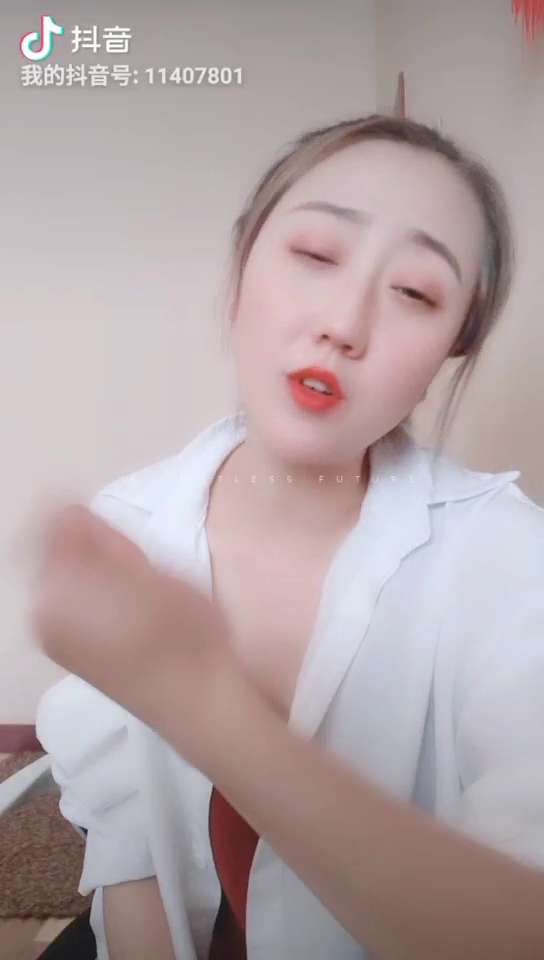
#> input picture frame 28 of 视频截取图片/38f98723f3525f0518537c1d36677cf1.mp4, 544 x 960 px
$ python '视频变图片帧.py'
#> lines starting #> are read from the running program, lines starting #| are printed output that depends on the picture
# @Time    : 2020/5/28 14:20
# @Author  : Libuda
# @FileName: 视频变图片帧.py
# @Software: PyCharm

import argparse
import os

import cv2


def parse_args():
    """
    Parse input arguments
    """
    parser = argparse.ArgumentParser(description='Process pic')
    parser.add_argument('--input', help='video to process', dest='input',
                        default="38f98723f3525f0518537c1d36677cf1.mp4", type=str)
    parser.add_argument('--output', help='pic to store', dest='output', default="./imgs", type=str)
    # default为间隔多少帧截取一张图片
    parser.add_argument('--skip_frame', dest='skip_frame', help='skip number of video', default=1,
                        type=int)  # 此处可更改提取帧的间隔
    args = parser.parse_args()  # 此处添加路径，input为输入视频的路径 ，output为输出存放图片的路径
    return args


def process_video(i_video, o_video, num):
#> called with i_video = '38f98723f3525f0518537c1d36677cf1.mp4', o_video = './imgs', num = 1
    cap = cv2.VideoCapture(i_video)
    num_frame = cap.get(cv2.CAP_PROP_FRAME_COUNT)
    expand_name = '.png'
    if not cap.isOpened():
        print("Please check the path.")
    cnt = 0
    count = 0
    while 1:
        ret, frame = cap.read()
#> frame is the input picture: shape (960, 544, 3); mean B, G, R 165.9, 163.9, 179
        cnt += 1
        # how
        # many
        # frame
        # to
        # cut
        if cnt % num == 0:
            count += 1
            print(frame)
#> (printed output is left out)
            frame = cv2.resize(frame, (128, 128))
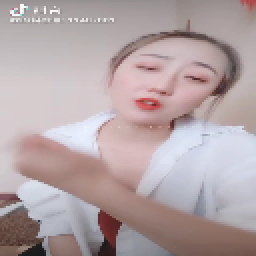
#> frame: shape (128, 128, 3) (shown 2 times larger); mean B, G, R 165.8, 163.8, 178.9
            cv2.imwrite(os.path.join(o_video, "shimei" + str(count) + expand_name), frame)
        if not ret:
            break


if __name__ == '__main__':
    args = parse_args()
    if not os.path.exists(args.output):
        os.makedirs(args.output)
    print('Called with args:')
    print(args)
    process_video(args.input, args.output, args.skip_frame)

$ run again, starting later in the video
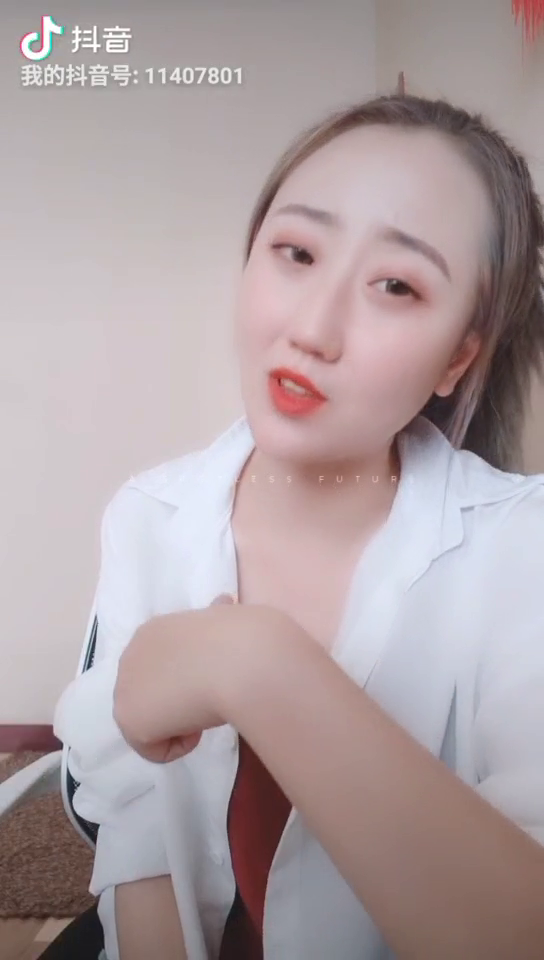
#> input picture frame 126 of 视频截取图片/38f98723f3525f0518537c1d36677cf1.mp4, 544 x 960 px
#> in process_video, frame is the input picture: shape (960, 544, 3); mean B, G, R 162, 159.4, 173.8
#> (printed output is left out)
#> in process_video, `frame = cv2.resize(frame, (128, 128))`:
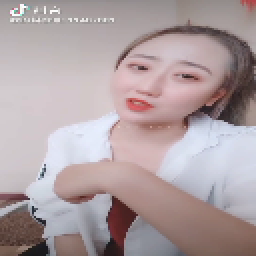
#> frame: shape (128, 128, 3) (shown 2 times larger); mean B, G, R 162, 159.4, 173.8

$ run again, starting later in the video
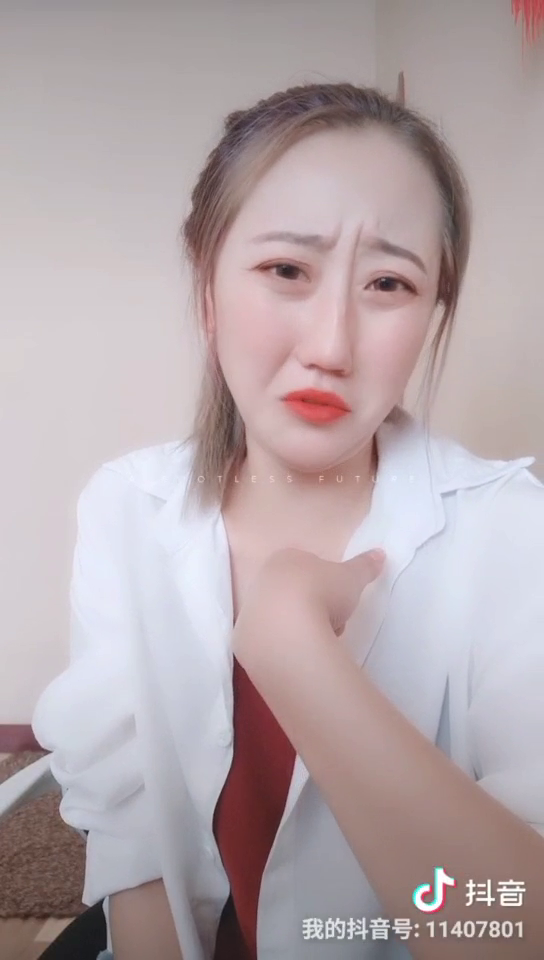
#> input picture frame 224 of 视频截取图片/38f98723f3525f0518537c1d36677cf1.mp4, 544 x 960 px
#> in process_video, frame is the input picture: shape (960, 544, 3); mean B, G, R 170, 166.7, 180.4
#> (printed output is left out)
#> in process_video, `frame = cv2.resize(frame, (128, 128))`:
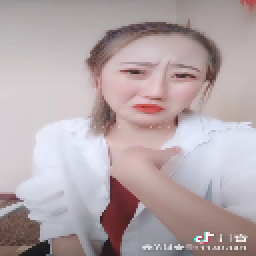
#> frame: shape (128, 128, 3) (shown 2 times larger); mean B, G, R 169.9, 166.6, 180.4
